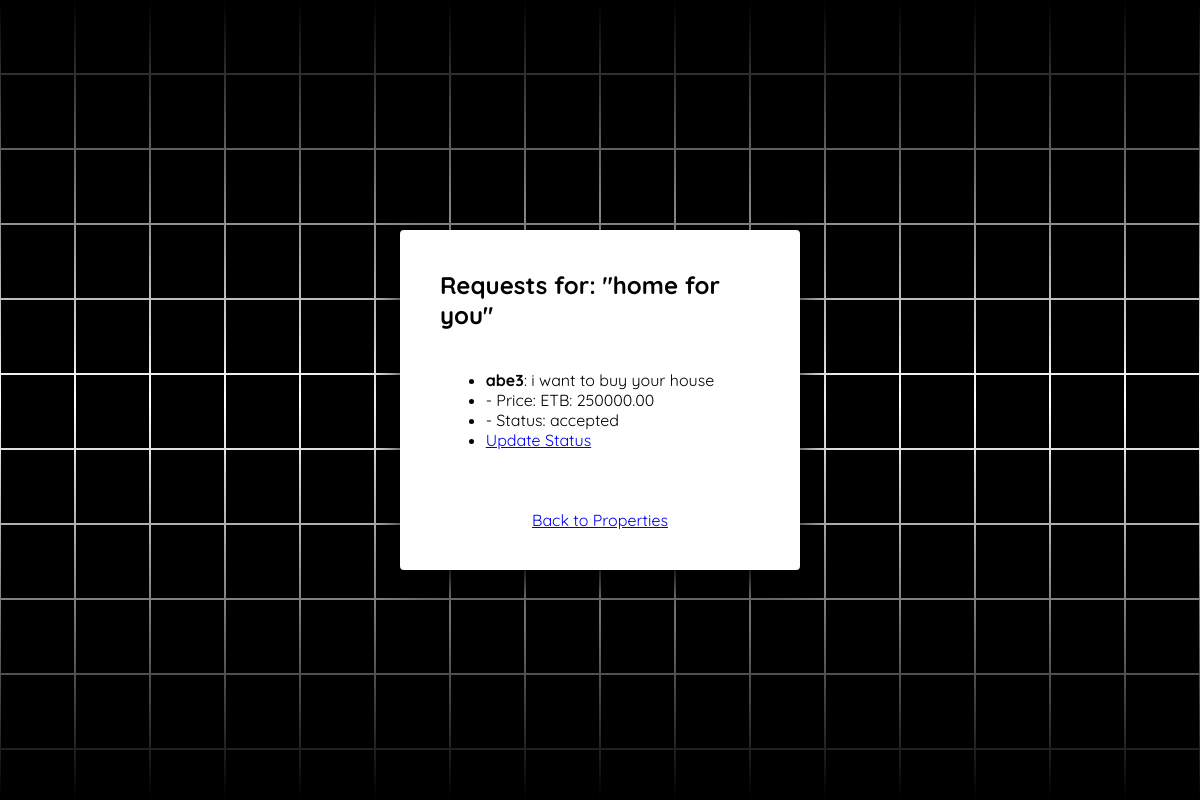
Screenshot of /view_request/3/ (signed in) with the database file from the repository.
### main/models.py (models this page shows, shortened)
class Property(models.Model):
    user = models.ForeignKey(User, on_delete=models.CASCADE)
    title = models.CharField(max_length=122)
    description = models.TextField()
    PROPERTY_TYPES = [('villa', 'Villa'), ('apartment', 'Apartment'), ('office', 'Office')]
    PROPERTY_FOR = [('sale', 'Sale'), ('rent', 'Rent')]
    AVAILABILITY_CHOICES = [
        ('available', 'Available'),
        ('rented', 'Rented'),
        ('unavailable', 'Unavailable'),
        ('sold', 'Sold')
    ]
    property_type = models.CharField(max_length=122, choices=PROPERTY_TYPES, default='villa')
    property_for = models.CharField(max_length=122, choices=PROPERTY_FOR, default='sale')
    available = models.CharField(max_length=122, choices=AVAILABILITY_CHOICES, default='available')
    image = models.ImageField(upload_to='property_images', default='static/website/img/logo.jpg')
    bedrooms = models.IntegerField(default=0)
    bathrooms = models.IntegerField(default=0)
    price = models.IntegerField(default=0)
    area = models.IntegerField(default=0)
    location = models.CharField(max_length=122)

class Request(models.Model):
    user = models.ForeignKey(User, on_delete=models.CASCADE)
    property = models.ForeignKey(Property, on_delete=models.CASCADE)
    price = models.DecimalField(max_digits=10, decimal_places=2)
    description = models.TextField()
    PROPERTY_FOR = [('sale', 'Sale'), ('rent', 'Rent')]
    property_for = models.CharField(max_length=10, choices=PROPERTY_FOR, default='sale')
    STATUS_CHOICES = [
        ('pending', 'Pending'),
        ('accepted', 'Accepted'),
        ('rejected', 'Rejected'),
    ]
    status = models.CharField(max_length=10, choices=STATUS_CHOICES, default='pending')

### main/views.py (the view)
# urls.py: path('view_request/<int:property_id>/', views.view_requests, name='view_requests'),
@login_required(login_url='login')
def view_requests(request, property_id):
    property_obj = get_object_or_404(Property, id=property_id, user=request.user)
    requests = Request.objects.filter(property=property_obj)
    return render(request, 'view_requests.html', {'property': property_obj, 'requests': requests})

### main/templates/view_requests.html (shortened to what this page needs)
{% load static %}
<!DOCTYPE html>
<html lang="en">
 <head>
  <link rel="stylesheet" href="{% static 'website/css/style1.css' %}">
 </head>
 <body>
  <section> <span></span> <span></span> <span></span> <span></span> <span></span> <span></span> <span></span> <span></span> <span></span> <span></span> <span></span> <span></span> <span></span> <span></span> <span></span> <span></span> <span></span> <span></span> <span></span> <span></span> <span></span> <span></span> <span></span> <span></span> <span></span> <span></span> <span></span> <span></span> <span></span> <span></span> <span></span> <span></span> <span></span> <span></span> <span></span> <span></span> <span></span> <span></span> <span></span> <span></span> <span></span> <span></span> <span></span> <span></span> <span></span> <span></span> <span></span> <span></span> <span></span> <span></span> <span></span> <span></span> <span></span> <span></span> <span></span> <span></span> <span></span> <span></span> <span></span> <span></span> <span></span> <span></span> <span></span> <span></span> <span></span> <span></span> <span></span> <span></span> <span></span> <span></span> <span></span> <span></span> <span></span> <span></span> <span></span> <span></span> <span></span> <span></span> <span></span> <span></span> <span></span> <span></span> <span></span> <span></span> <span></span> <span></span> <span></span> <span></span> <span></span> <span></span> <span></span> <span></span> <span></span> <span></span> <span></span> <span></span> <span></span> <span></span> <span></span> <span></span> <span></span> <span></span> <span></span> <span></span> <span></span> <span></span> <span></span> <span></span> <span></span> <span></span> <span></span> <span></span> <span></span> <span></span> <span></span> <span></span> <span></span> <span></span> <span></span> <span></span> <span></span> <span></span> <span></span> <span></span> <span></span> <span></span> <span></span> <span></span> <span></span> <span></span> <span></span> <span></span> <span></span> <span></span> <span></span> <span></span> <span></span> <span></span> <span></span> <span></span> <span></span> <span></span> <span></span> <span></span> <span></span> <span></span>
   <div class="signin">
    <div class="content">
        <h1>Requests for: "{{ property.title }}"</h1>
        {% if requests %}
            <ul>
                {% for request in requests %}
                    <li>
                        <strong>{{ request.user.username }}</strong>: {{ request.description }}
                    </li>
                    <li>- Price: ETB: {{ request.price }}</li>
                    <li>- Status: {{ request.status }}</li>
                    <li>
                        <a href="{% url 'update_requests' request.id %}">Update Status</a>
                    </li>
                    <br>
                {% endfor %}
            </ul>
        {% else %}
            <p>No requests found for this property.</p>
        {% endif %}
        <a href="{% url 'property-list' %}">Back to Properties</a>
    </div>
   </div>
  </section>
 </body>
</html>

### static/website/css/style1.css (style rules this page uses)
* { margin: 0; padding: 0; box-sizing: border-box; font-family: 'Quicksand', sans-serif; }
body { display: flex; justify-content: center; align-items: center; min-height: 100vh; background: white; }
section { position: absolute; width: 100vw; height: 100vh; display: flex; justify-content: center; align-items: center; gap: 2px; flex-wrap: wrap; overflow: hidden; }
section::before { content: ''; position: absolute; width: 100%; height: 100%; background: linear-gradient(#000,white,#000); }
section span { position: relative; display: block; width: calc(6.25vw - 2px); height: calc(6.25vw - 2px); background: black; z-index: 2; transition: 1.5s; }
section .signin { position: absolute; width: 400px; background: white; z-index: 1000; display: flex; justify-content: center; align-items: center; padding: 40px; border-radius: 4px; box-shadow: 0 15px 35px rgba(0,0,0,9); }
section .signin .content { position: relative; width: 100%; display: flex; justify-content: center; align-items: center; flex-direction: column; gap: 40px; }

### rows the page displays
Property: title "home for you"
Request: user.username "abe3", description "i want to buy your house", price "250000.00", status "accepted"
